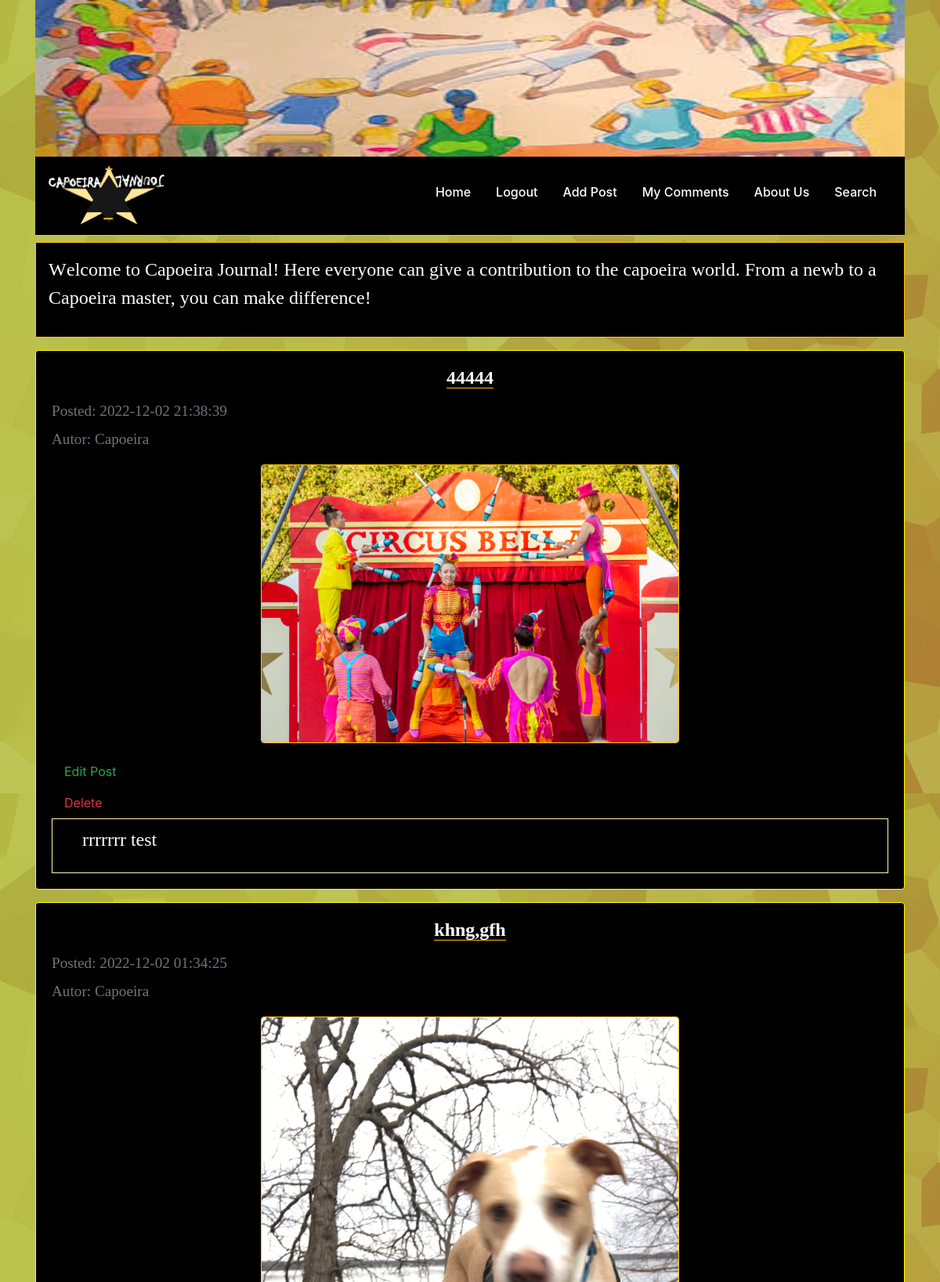
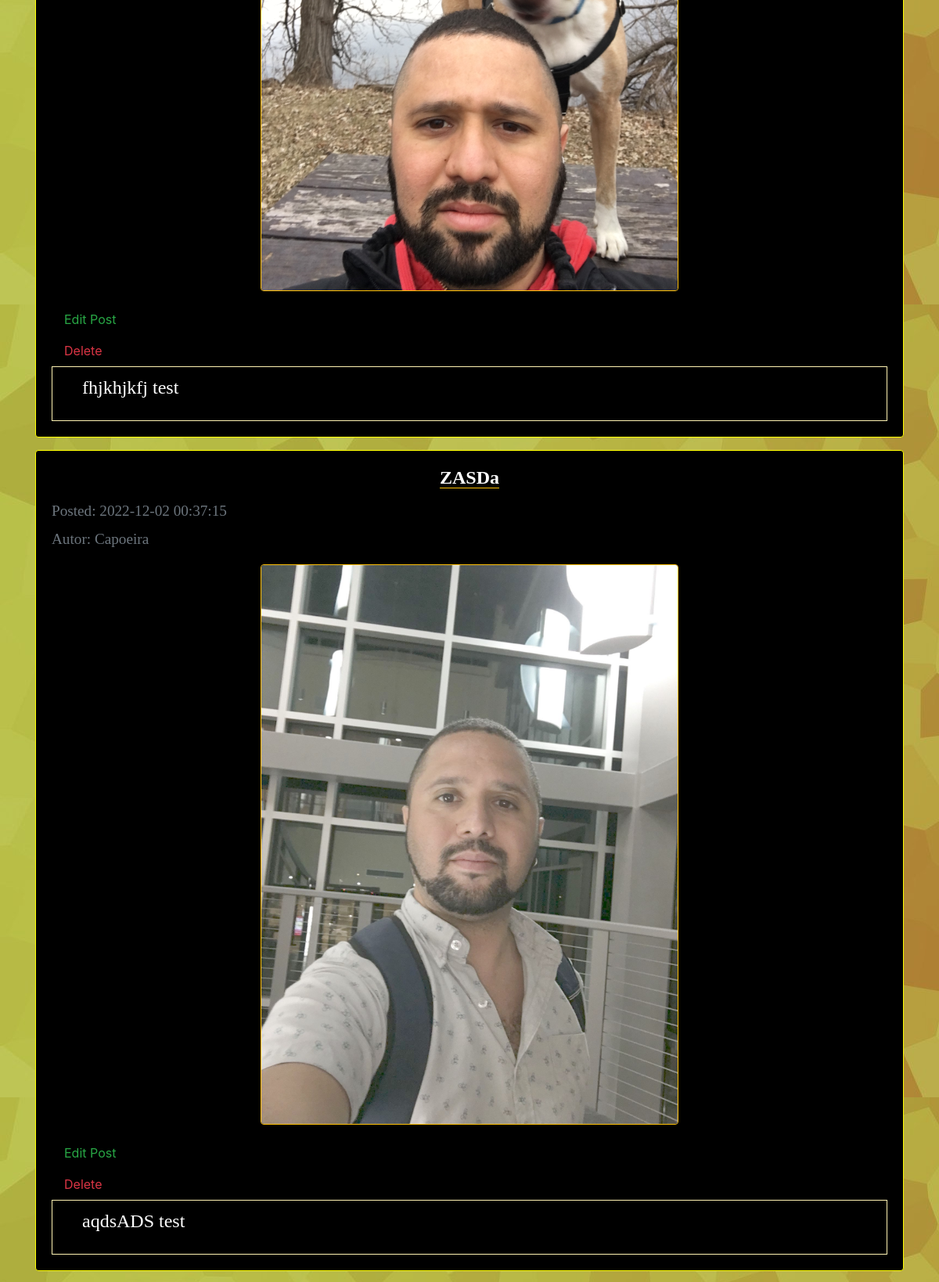
/ (signed in, upper part), run on the app's committed database (2 pictures, top to bottom).
### tables this page shows
CREATE TABLE `comments` (
  `id` int(11) NOT NULL,
  `picture_id` int(2) NOT NULL,
  `user_id` int(11) NOT NULL,
  `name` varchar(20) NOT NULL,
  `title` varchar(50) NOT NULL,
  `msg` text NOT NULL,
  `date` timestamp NOT NULL DEFAULT CURRENT_TIMESTAMP ON UPDATE CURRENT_TIMESTAMP,
  `approved` tinyint(2) NOT NULL DEFAULT '0',
  `picture` text
);

CREATE TABLE `journal_user` (
  `id` int(11) NOT NULL,
  `password` varchar(40) NOT NULL,
  `username` varchar(11) NOT NULL,
  `first_name` varchar(32) NOT NULL,
  `last_name` varchar(32) NOT NULL
);

### index.php (the view, shortened to what this page needs)
<?php
    require_once "system.php";
    if(isset($_POST['search'])){
        $search = $_POST['search'];
        $where_search="and title like '%{$search}%' or username like '%{$search}%'";
        echo '
            <style>
            div.hideMypost {
                display: none
            }
            </style>
            ';
    }
    else{
        $where_search=false;
    }
    require_once "header.php";
 ?>
<div class="container my-2 hideMypost">
    <div
        class="p-3 border border-warning"
        style="background-color:black">
        <p  id="home">
            Welcome to Capoeira Journal! Here everyone can give a contribution to the capoeira world.
            From a newb to a Capoeira master, you can make difference!
        </p>
    </div>
</div>
 <?php
    if(!empty($_SESSION['user_id'])) {
        $user_id = $_SESSION['user_id'];
    }
    else {
        $user_id = 0;
    }
    if(isset($_GET['mycomments'])) {
        $posts = mysqli_query($dbc,"SELECT comments.*, journal_user.username
                                    FROM comments
                                    INNER JOIN journal_user
                                    ON comments.user_id = journal_user.id
                                    WHERE approved =1 $where_search
                                    AND user_id =$user_id
                                    ORDER BY date DESC");
    }
     else {
         $posts = mysqli_query($dbc,"SELECT comments.*, journal_user.username
                                     FROM comments
                                     INNER JOIN journal_user
                                     ON comments.user_id = journal_user.id
                                     WHERE approved =1 $where_search
                                     and approved =1
                                     ORDER BY date DESC");
    }
     while ($post = mysqli_fetch_assoc($posts)) {
            echo '
                <div class="container">
                    <div
                        id="card"
                        class="card my-3"
                        style="border-color: yellow;
                        border-style:solid;
                        border-width: 1px;">
                        <div class="card-body">
                            <h4 style="text-align:center">
                                <strong  class="border-bottom border-warning">'.$post['title'].'</strong>
                            </h4>
                            <p>
                                <small class="text-muted">Posted: '.$post['date'].'</small><br/>
                                <small class="text-muted">Autor: '.$post['username'].'</small>
                            </p>
                            <div id="back row">
                                <img
                                class="rounded mx-auto d-block mb-3 img-fluid col-md-6 col-sm border border-warning p-0"
                                src="pictures/'.$post['picture'].'">
                            </div>
                ';
            if($user_id == $post['user_id']){
                echo '
                    <div>
                        <a
                            class="nav-link text-success"
                            id="index-tab"
                            href="editcomment.php?id='.$post['id'].'"
                            aria-selected="false">
                            Edit Post
                        </a>
                        <a
                            class="nav-link text-danger"
                            id="index-tab"
                            href="deleteComment.php?id='.$post['id'].'"
                            aria-selected="false">
                            Delete
                        </a>
                    </div>
                    ';
            }
                            echo '
                                <div
                                    style="border-color: #fff3b2;
                                    border-style:solid;
                                    border-width: 1px;
                                    class="">
                                    <p class="text-left p-2">&emsp; '.$post['msg'].' test<p>
                                </div>
                        </div>
                    </div>
                </div>
            ';
    }
    require_once "footer.php";
?>

### style.css (style rules this page uses)
html { scroll-behavior: smooth; }
#home:first-letter { font-family: Georgia; color:white; font-size: 55px; initial-letter: 1; }
h2,h3,h4,p { font-family: Georgia; color:white; }
p { font-size: 24px; }
#card { background-color: black; }

### data on the page
comments: title "44444", date "2022-12-02 21:38:39", user.username "Capoeira", picture (picture), msg "rrrrrrr"
comments: title "khng,gfh", date "2022-12-02 01:34:25", user.username "Capoeira", picture (picture), msg "fhjkhjkfj"
comments: title "ZASDa", date "2022-12-02 00:37:15", user.username "Capoeira", picture (picture), msg "aqdsADS"
